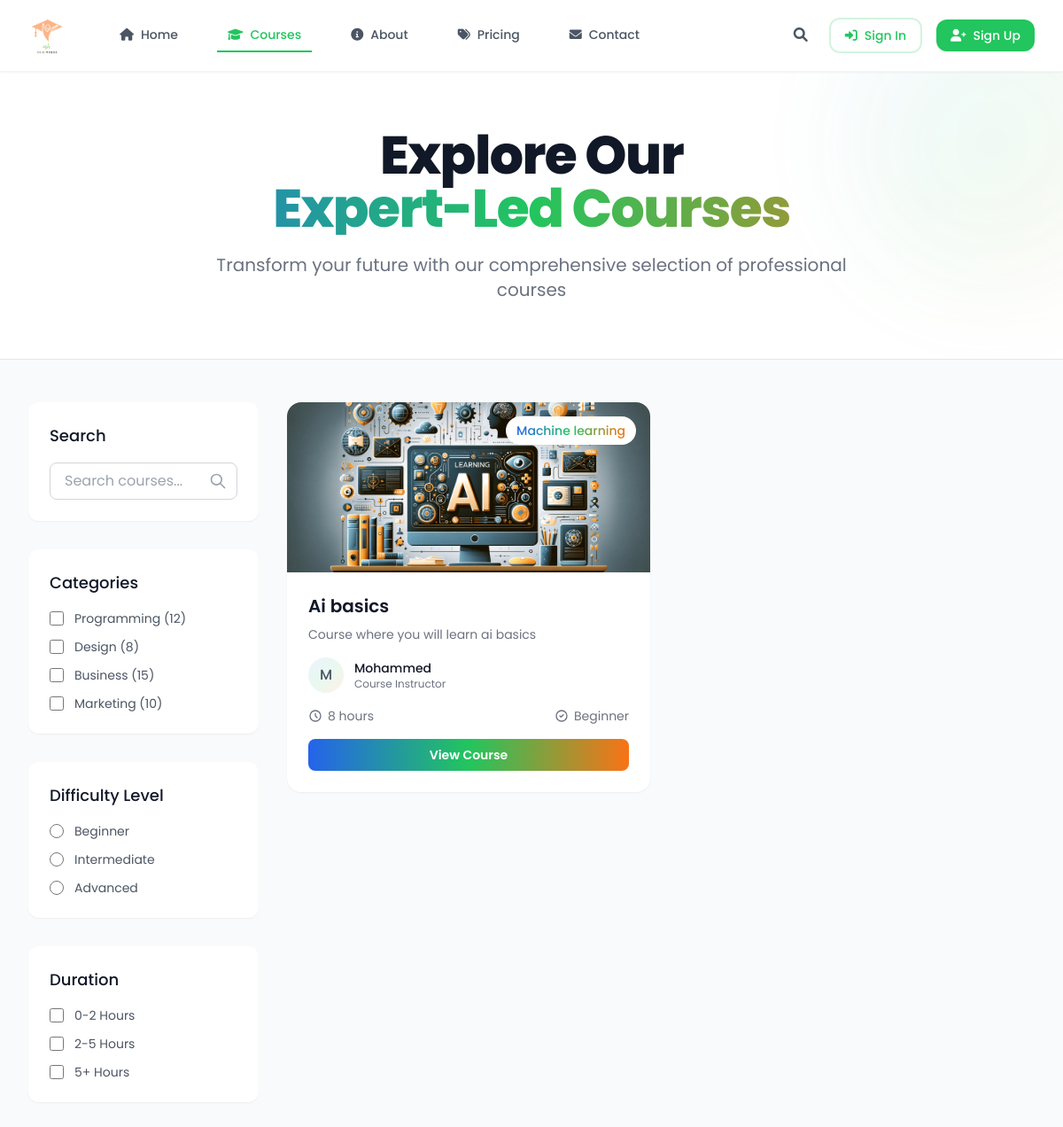
Page /courses/ on the committed database.
### courses/models.py (models this page shows, shortened)
class Course(models.Model):
    title = models.CharField(max_length=200)
    slug = models.SlugField(unique=True)
    description = models.TextField()
    category = models.ForeignKey(Category, on_delete=models.CASCADE, related_name='courses')
    instructor = models.ForeignKey(User, on_delete=models.CASCADE, related_name='courses_teaching')
    students = models.ManyToManyField(User, through='CourseEnrollment', related_name='courses_enrolled')
    thumbnail = models.ImageField(upload_to='course_thumbnails/', null=True, blank=True)
    is_published = models.BooleanField(default=False)
    created_at = models.DateTimeField(auto_now_add=True)
    updated_at = models.DateTimeField(auto_now=True)

### users/models.py (models this page shows, shortened)
class CustomUser(AbstractUser):
    ROLE_CHOICES = [
        ('student', 'Student'),
        ('instructor', 'Instructor'),
        ('admin', 'Admin'),
    ]
    email = models.EmailField(_('email address'), unique=True)
    bio = models.TextField(max_length=500, blank=True)
    avatar = models.ImageField(upload_to=user_avatar_path, blank=True, null=True)
    role = models.CharField(max_length=20, choices=ROLE_CHOICES, default='student')
    date_of_birth = models.DateField(null=True, blank=True)
    USERNAME_FIELD = 'email'
    REQUIRED_FIELDS = ['username']
    class Meta:
        verbose_name = _('user')
        verbose_name_plural = _('users')

### courses/views.py (the view)
# urls.py: path('courses/', views.course_list, name='course_list'),
def course_list(request):
    categories = Category.objects.all()
    category_slug = request.GET.get('category')
    search_query = request.GET.get('q')
    courses = Course.objects.filter(is_published=True)
    if category_slug:
        courses = courses.filter(category__slug=category_slug)
    if search_query:
        courses = courses.filter(
            Q(title__icontains=search_query) |
            Q(description__icontains=search_query)
        )
    return render(request, 'courses/course_list.html', {
        'categories': categories,
        'courses': courses,
        'current_category': category_slug,
        'search_query': search_query
    })

### templates/courses/course_list.html (shortened to what this page needs)
{% extends 'base.html' %}
{% load static %}
{% block content %}
<div class="min-h-screen bg-gray-50">
    <div class="relative overflow-hidden bg-white border-b border-gray-200">
        <div class="max-w-7xl mx-auto px-4 sm:px-6 lg:px-8 py-16">
            <div class="text-center">
                <h1 class="text-4xl font-extrabold tracking-tight text-gray-900 sm:text-5xl md:text-6xl">
                    <span class="block">Explore Our</span>
                    <span class="block text-transparent bg-clip-text bg-gradient-to-r from-blue-600 via-green-500 to-orange-500">Expert-Led Courses</span>
                </h1>
                <p class="mt-3 max-w-md mx-auto text-base text-gray-500 sm:text-lg md:mt-5 md:text-xl md:max-w-3xl">
                    Transform your future with our comprehensive selection of professional courses
                </p>
            </div>
        </div>
        <div class="absolute top-0 right-0 -mt-20 -mr-20">
            <div class="w-80 h-80 bg-gradient-to-br from-blue-500/10 via-green-500/10 to-orange-500/10 rounded-full filter blur-3xl opacity-70"></div>
        </div>
    </div>
    <div class="max-w-7xl mx-auto px-4 sm:px-6 lg:px-8 py-12">
        <div class="lg:grid lg:grid-cols-12 lg:gap-8">
            <div class="hidden lg:block lg:col-span-3">
                <div class="sticky top-6 space-y-8">
                    <div class="bg-white shadow-sm rounded-xl p-6">
                        <h2 class="text-lg font-medium text-gray-900 mb-4">Search</h2>
                        <div class="relative">
                            <input type="text"
                                   class="block w-full pl-4 pr-10 py-2 border border-gray-300 rounded-lg focus:ring-2 focus:ring-blue-500 focus:border-blue-500"
                                   placeholder="Search courses...">
                            <div class="absolute inset-y-0 right-0 pr-3 flex items-center pointer-events-none">
                            </div>
                        </div>
                    </div>
                    <div class="bg-white shadow-sm rounded-xl p-6">
                        <h2 class="text-lg font-medium text-gray-900 mb-4">Categories</h2>
                        <div class="space-y-3">
                            <label class="flex items-center">
                                <input type="checkbox" class="h-4 w-4 text-blue-600 focus:ring-blue-500 border-gray-300 rounded">
                                <span class="ml-3 text-sm text-gray-600">Programming (12)</span>
                            </label>
                            <label class="flex items-center">
                                <input type="checkbox" class="h-4 w-4 text-blue-600 focus:ring-blue-500 border-gray-300 rounded">
                                <span class="ml-3 text-sm text-gray-600">Design (8)</span>
                            </label>
                            <label class="flex items-center">
                                <input type="checkbox" class="h-4 w-4 text-blue-600 focus:ring-blue-500 border-gray-300 rounded">
                                <span class="ml-3 text-sm text-gray-600">Business (15)</span>
                            </label>
                            <label class="flex items-center">
                                <input type="checkbox" class="h-4 w-4 text-blue-600 focus:ring-blue-500 border-gray-300 rounded">
                                <span class="ml-3 text-sm text-gray-600">Marketing (10)</span>
                            </label>
                        </div>
                    </div>
                    <div class="bg-white shadow-sm rounded-xl p-6">
                        <h2 class="text-lg font-medium text-gray-900 mb-4">Difficulty Level</h2>
                        <div class="space-y-3">
                            <label class="flex items-center">
                                <input type="radio" name="level" class="h-4 w-4 text-blue-600 focus:ring-blue-500 border-gray-300">
                                <span class="ml-3 text-sm text-gray-600">Beginner</span>
                            </label>
                            <label class="flex items-center">
                                <input type="radio" name="level" class="h-4 w-4 text-blue-600 focus:ring-blue-500 border-gray-300">
                                <span class="ml-3 text-sm text-gray-600">Intermediate</span>
                            </label>
                            <label class="flex items-center">
                                <input type="radio" name="level" class="h-4 w-4 text-blue-600 focus:ring-blue-500 border-gray-300">
                                <span class="ml-3 text-sm text-gray-600">Advanced</span>
                            </label>
                        </div>
                    </div>
                    <div class="bg-white shadow-sm rounded-xl p-6">
                        <h2 class="text-lg font-medium text-gray-900 mb-4">Duration</h2>
                        <div class="space-y-3">
                            <label class="flex items-center">
                                <input type="checkbox" class="h-4 w-4 text-blue-600 focus:ring-blue-500 border-gray-300 rounded">
                                <span class="ml-3 text-sm text-gray-600">0-2 Hours</span>
                            </label>
                            <label class="flex items-center">
                                <input type="checkbox" class="h-4 w-4 text-blue-600 focus:ring-blue-500 border-gray-300 rounded">
                                <span class="ml-3 text-sm text-gray-600">2-5 Hours</span>
                            </label>
                            <label class="flex items-center">
                                <input type="checkbox" class="h-4 w-4 text-blue-600 focus:ring-blue-500 border-gray-300 rounded">
                                <span class="ml-3 text-sm text-gray-600">5+ Hours</span>
                            </label>
                        </div>
                    </div>
                </div>
            </div>
            <div class="mt-6 lg:mt-0 lg:col-span-9">
                <div class="grid grid-cols-1 md:grid-cols-2 xl:grid-cols-3 gap-6">
                    {% for course in courses %}
                    <article class="flex flex-col bg-white rounded-2xl shadow-sm hover:shadow-lg transition-shadow duration-300 overflow-hidden">
                        <div class="relative">
                            {% if course.thumbnail %}
                            <img src="{{ course.thumbnail.url }}"
                                 alt="{{ course.title }}"
                                 class="h-48 w-full object-cover">
                            {% endif %}
                            <div class="absolute top-4 right-4">
                                <span class="inline-flex items-center px-3 py-1.5 rounded-full text-sm font-medium bg-white shadow-sm">
                                    <span class="text-transparent bg-clip-text bg-gradient-to-r from-blue-600 via-green-500 to-orange-500">
                                    </span>
                                </span>
                            </div>
                        </div>
                        <div class="flex-1 p-6">
                            <div class="flex-1">
                                <h3 class="text-xl font-semibold text-gray-900 mb-2">
                                    <a href="{% url 'courses:course_detail' course.slug %}" class="hover:text-blue-600 transition-colors duration-200">
                                        {{ course.title }}
                                    </a>
                                </h3>
                                <p class="text-gray-500 text-sm line-clamp-2 mb-4">{{ course.description }}</p>
                            </div>
                            <div class="flex items-center mb-4">
                                <div class="flex-shrink-0">
                                    {% if course.instructor.avatar %}
                                    <img class="h-10 w-10 rounded-full"
                                         src="{{ course.instructor.avatar.url }}"
                                         alt="{{ course.instructor.username }}">
                                    {% else %}
                                    <div class="h-10 w-10 rounded-full bg-gradient-to-br from-blue-500/10 via-green-500/10 to-orange-500/10 flex items-center justify-center">
                                        <span class="text-gray-600 font-medium">{{ course.instructor.username|make_list|first|upper }}</span>
                                    </div>
                                    {% endif %}
                                </div>
                                <div class="ml-3">
                                    <p class="text-sm font-medium text-gray-900">{{ course.instructor.username }}</p>
                                    <p class="text-xs text-gray-500">Course Instructor</p>
                                </div>
                            </div>
                            <div class="flex items-center justify-between text-sm text-gray-500 mb-4">
                                <div class="flex items-center">
                                    <svg class="w-4 h-4 mr-1.5" fill="none" stroke="currentColor" viewBox="0 0 24 24">
                                        <path stroke-linecap="round" stroke-linejoin="round" stroke-width="2" d="M12 8v4l3 3m6-3a9 9 0 11-18 0 9 9 0 0118 0z"/>
                                    </svg>
                                    8 hours
                                </div>
                                <div class="flex items-center">
                                    <svg class="w-4 h-4 mr-1.5" fill="none" stroke="currentColor" viewBox="0 0 24 24">
                                        <path stroke-linecap="round" stroke-linejoin="round" stroke-width="2" d="M9 12l2 2 4-4m6 2a9 9 0 11-18 0 9 9 0 0118 0z"/>
                                    </svg>
                                    Beginner
                                </div>
                            </div>
                            <a href="{% url 'courses:course_detail' course.slug %}"
                               class="block w-full text-center px-4 py-2 rounded-lg text-sm font-semibold text-white bg-gradient-to-r from-blue-600 via-green-500 to-orange-500 hover:from-blue-700 hover:via-green-600 hover:to-orange-600 transition-all duration-200">
                                View Course
                            </a>
                        </div>
                    </article>
                    {% endfor %}
                </div>
            </div>
        </div>
    </div>
</div>
{% endblock %}

### templates/base.html (style rules this page uses)
body { font-family: 'Poppins', sans-serif; }

### rows in the picture
Course: thumbnail (picture), title "Ai basics", description "Course where you will learn ai basics", instructor.username|make_list "M", instructor.username "Mohammed"
